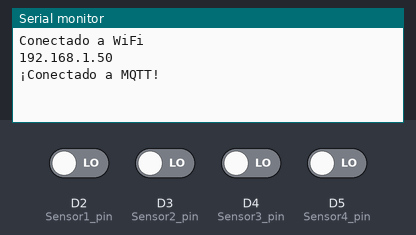
The sketch below on a simulated Arduino Uno R4 WiFi. Shown: the last lines printed to the serial monitor. Inputs (shaded band) come from the test bench; at power-on: D2 (Sensor1_pin), D3 (Sensor2_pin), D4 (Sensor3_pin), D5 (Sensor4_pin) LOW. WiFi joins after 1.5 s; servers stay silent unless stated; network time is answered at once with the bench clock; the local clock reads 2024-03-15 10:24:30 at power-on unless the sketch sets it; no MQTT or app messages arrive unless stated.

Above: at 2.7 s.
2.8 s: D2 (Sensor1_pin) driven HIGH
At 3.9 s:
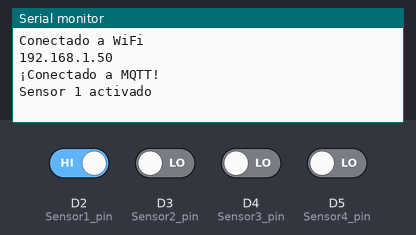
4.3 s: D3 (Sensor2_pin) driven HIGH
At 5.1 s:
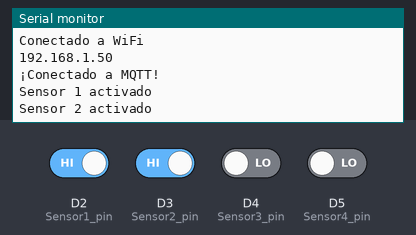
5.8 s: D4 (Sensor3_pin) driven HIGH
At 6.2 s:
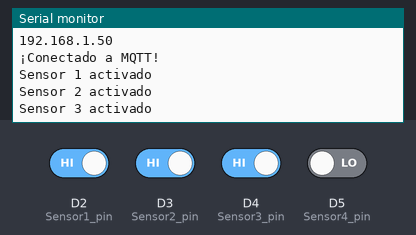
7.3 s: D5 (Sensor4_pin) driven HIGH
At 8.6 s:
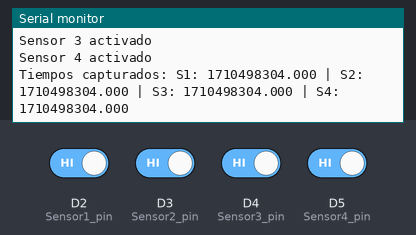
Timing chart, 0 to 9.8 s (numbered marks = the images above; inputs shaded):
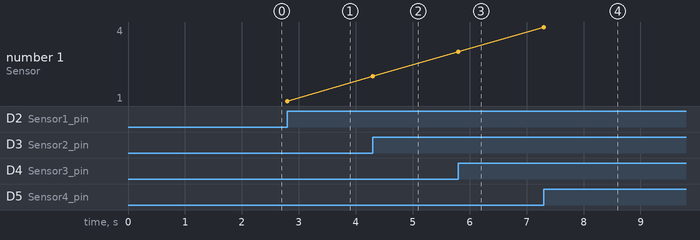

The sketch:

Experimento1.ino
```cpp
#include <WiFiS3.h>
#include <PubSubClient.h>
#include <NTPClient.h>
#include <WiFiUdp.h>
#include "arduino_secrets.h"

const char* ssid = SECRET_SSID;
const char* password = SECRET_PASS;

const char* mqttServer = "172.16.30.123";
const int mqttPort = 1883;

WiFiClient wifiClient;
PubSubClient client(wifiClient);
WiFiUDP ntpUDP;
NTPClient timeClient(ntpUDP, "pool.ntp.org", 0, 60000);

// Pines de sensores
const int Sensor1_pin = 2;
const int Sensor2_pin = 3;
const int Sensor3_pin = 4;
const int Sensor4_pin = 5;

// Variables de tiempo
float timeSensor1 = 0;
float timeSensor2 = 0;
float timeSensor3 = 0;
float timeSensor4 = 0;

// Estados anteriores
bool sensor1_state = false;
bool sensor2_state = false;
bool sensor3_state = false;
bool sensor4_state = false;

// Variables para tiempo con milisegundos
unsigned long lastNtpEpoch = 0;
unsigned long lastNtpMillis = 0;

void setup() {
  Serial.begin(115200);
  pinMode(Sensor1_pin, INPUT);
  pinMode(Sensor2_pin, INPUT);
  pinMode(Sensor3_pin, INPUT);
  pinMode(Sensor4_pin, INPUT);

  WiFi.begin(ssid, password);
  while (WiFi.status() != WL_CONNECTED) {
    delay(500);
    Serial.print(".");
  }
  Serial.println("\nConectado a WiFi");
  Serial.println(WiFi.localIP());

  timeClient.begin();
  timeClient.update();
  lastNtpEpoch = timeClient.getEpochTime();
  lastNtpMillis = millis();

  client.setServer(mqttServer, mqttPort);
  while (!client.connected()) {
    if (client.connect("arduinoClient")) {
      Serial.println("¡Conectado a MQTT!");
    } else {
      Serial.print("Error: ");
      Serial.println(client.state());
      delay(2000);
    }
  }
}

// Función para obtener tiempo con milisegundos desde última sincronización NTP
float getEpochTimeWithMs() {
  unsigned long now = millis();
  unsigned long elapsed = now - lastNtpMillis;
  return lastNtpEpoch + (elapsed / 1000.0);
}

void loop() {
  if (!client.connected()) {
    reconnect();
  }
  client.loop();

  // Actualiza sincronización NTP cada minuto
  if (millis() - lastNtpMillis > 60000) {
    if (timeClient.update()) {
      lastNtpEpoch = timeClient.getEpochTime();
      lastNtpMillis = millis();
    }
  }

  bool sensor1_actual = digitalRead(Sensor1_pin);
  bool sensor2_actual = digitalRead(Sensor2_pin);
  bool sensor3_actual = digitalRead(Sensor3_pin);
  bool sensor4_actual = digitalRead(Sensor4_pin);

  // Flanco de subida sensor 1
  if (sensor1_actual == HIGH && !sensor1_state) {
    timeSensor1 = getEpochTimeWithMs();
    Serial.println("Sensor 1 activado");
  }

  // Flanco de subida sensor 2
  if (sensor2_actual == HIGH && !sensor2_state && timeSensor1 != 0) {
    timeSensor2 = getEpochTimeWithMs();
    Serial.println("Sensor 2 activado");
  }

  // Flanco de subida sensor 3
  if (sensor3_actual == HIGH && !sensor3_state) {
    timeSensor3 = getEpochTimeWithMs();
    Serial.println("Sensor 3 activado");
  }

  // Flanco de subida sensor 4
  if (sensor4_actual == HIGH && !sensor4_state && timeSensor3 != 0) {
    timeSensor4 = getEpochTimeWithMs();
    Serial.println("Sensor 4 activado");

    // Enviar mensaje MQTT con los 4 tiempos
    Serial.print("Tiempos capturados: ");
    Serial.print("S1: "); Serial.print(timeSensor1, 3);
    Serial.print(" | S2: "); Serial.print(timeSensor2, 3);
    Serial.print(" | S3: "); Serial.print(timeSensor3, 3);
    Serial.print(" | S4: "); Serial.println(timeSensor4, 3);

    char mensaje[250];
    snprintf(mensaje, sizeof(mensaje),
      "{\"tiempo_sensor1\": %.3f, \"tiempo_sensor2\": %.3f, \"tiempo_sensor3\": %.3f, \"tiempo_sensor4\": %.3f}",
      timeSensor1, timeSensor2, timeSensor3, timeSensor4);

    client.publish("sensores/tiempo", mensaje);

    // Reiniciar tiempos
    timeSensor1 = timeSensor2 = timeSensor3 = timeSensor4 = 0;
  }

  // Actualiza estados previos
  sensor1_state = sensor1_actual;
  sensor2_state = sensor2_actual;
  sensor3_state = sensor3_actual;
  sensor4_state = sensor4_actual;
}

void reconnect() {
  while (!client.connected()) {
    Serial.print("Intentando conexión MQTT...");
    if (client.connect("arduinoClient")) {
      Serial.println("Conectado.");
      client.subscribe("sensores/tiempo");
    } else {
      Serial.print("Error MQTT: ");
      Serial.println(client.state());
      delay(5000);
    }
  }
}
```

arduino_secrets.h
```cpp
#define SECRET_SSID "poner nombre wifi"
#define SECRET_PASS "poner contraseña wifi"
```

Measured:
- after the input at 2.8 s, the serial monitor: prints a new line at once (image 1)
- after the input at 4.3 s, the serial monitor: prints a new line at once (image 2)
- after the input at 5.8 s, the serial monitor: prints a new line at once (image 3)
- after the input at 7.3 s, the serial monitor: prints a new line at once (image 4)
- plotted number 1: 1 → 2 after the input at 4.3 s, 2 → 3 after the input at 5.8 s, 3 → 4 after the input at 7.3 s
